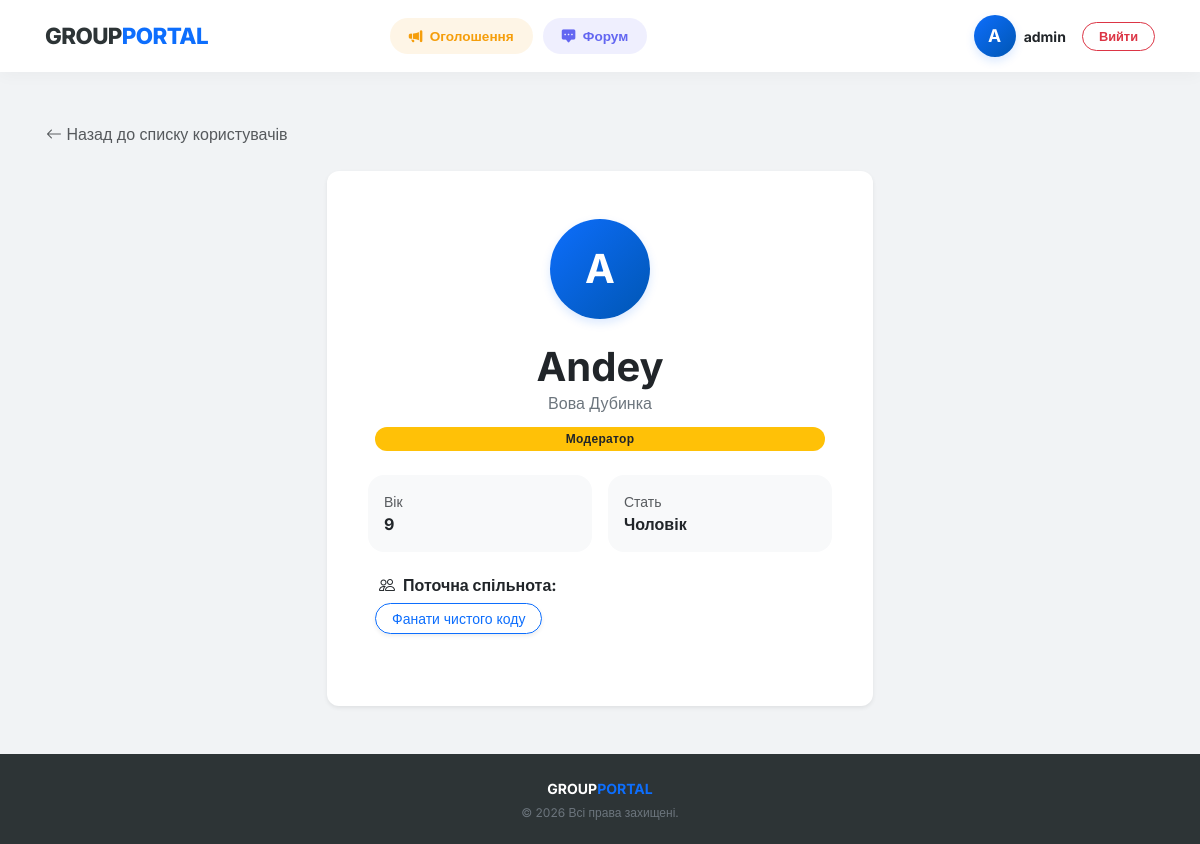
Screenshot of /users/2/ (signed in) with the database file from the repository.
### MainPage/models.py (models this page shows, shortened)
class CustomUser(AbstractUser):
    ROLE_USER = "user"
    ROLE_MODERATOR = "moderator"
    ROLE_ADMIN = "admin"
    GENDER_FEMALE = "female"
    GENDER_MALE = "male"
    ROLE_CHOICES = [
        (ROLE_USER, "Користувач"),
        (ROLE_MODERATOR, "Модератор"),
        (ROLE_ADMIN, "Адміністратор")
    ]
    GENDER_CHOICES = [
        (GENDER_MALE, "Чоловік"),
        (GENDER_FEMALE, "Жінка")
    ]
    age = models.IntegerField(null=True, blank=True)
    gender = models.CharField(max_length=30, choices=GENDER_CHOICES, null=True, blank=True)
    group = models.ForeignKey(Group, on_delete=models.SET_NULL,
                              null=True, blank=True, related_name="members")
    role = models.CharField(max_length=20, choices=ROLE_CHOICES,
                            default=ROLE_USER)
    REQUIRED_FIELDS = ["age", "gender"]
    class Meta:
        verbose_name = "CmUser"
        verbose_name_plural = "CmUsers"
        ordering = ['id']
    @property
    def is_admin(self):
        return self.role == self.ROLE_ADMIN or self.is_superuser
    @property
    def is_moderator(self):
        return self.role == self.ROLE_MODERATOR

class Group(models.Model):
    name = models.CharField(max_length=25, unique=True,
                            validators=[MinLengthValidator(3, message="Назва групи має містити принаймні 3 символи")])
    about = models.TextField(blank=True, null=True)
    class Meta:
        verbose_name = "Group"
        verbose_name_plural = "Groups"

### MainPage/views.py (the view)
# urls.py: path("users/<int:pk>/", UserDetailView.as_view(), name="user-detail"),
class UserDetailView(LoginRequiredMixin, DetailView):
    model = CustomUser
    template_name = "users/user_detail.html"
    context_object_name = "user_object"

### MainPage/templates/users/user_detail.html (shortened to what this page needs)
{% extends 'base.html' %}
{% block content %}
{% if user.is_admin %}
<div class="mb-4">
    <a href="{% url 'user-list' %}" class="btn btn-link text-decoration-none p-0 text-muted small">
        <i class="bi bi-arrow-left"></i> Назад до списку користувачів
    </a>
</div>
{% endif %}
<div class="row justify-content-center">
    <div class="col-md-8 col-lg-6">
        <div class="card border-0 shadow-sm p-4 p-md-5 text-center">
            <div class="avatar-circle mx-auto mb-4" style="width: 100px; height: 100px; font-size: 2.5rem; background: linear-gradient(45deg, #0d6efd, #0dcaf0); color: white; display: flex; align-items: center; justify-content: center; border-radius: 50%;">
                {{ user_object.username|first|upper }}
            </div>
            <h1 class="fw-bold mb-0 text-break">{{ user_object.username }}</h1>
            {% if user_object.first_name or user_object.last_name %}
                <p class="text-secondary mb-1 text-break">{{ user_object.first_name }} {{ user_object.last_name }}</p>
            {% endif %}
            <p class="badge {% if user_object.is_admin %}bg-danger{% elif user_object.is_moderator %}bg-warning text-dark{% else %}bg-secondary{% endif %} rounded-pill mb-4 mt-2">
                {{ user_object.get_role_display }}
            </p>
            <div class="row g-3 text-start mb-4">
                <div class="col-12 col-sm-6">
                    <div class="p-3 bg-light rounded-4 h-100">
                        <small class="text-muted d-block">Вік</small>
                        <span class="fw-bold">{{ user_object.age|default:"—" }}</span>
                    </div>
                </div>
                <div class="col-12 col-sm-6">
                    <div class="p-3 bg-light rounded-4 h-100">
                        <small class="text-muted d-block">Стать</small>
                        <span class="fw-bold no-split">{{ user_object.get_gender_display|default:"—" }}</span>
                    </div>
                </div>
            </div>
            <div class="text-start mb-4">
                <h6 class="fw-bold mb-2 ps-1"><i class="bi bi-people me-2"></i>Поточна спільнота:</h6>
                {% if user_object.group %}
                    <a href="{% url 'group-detail' user_object.group.pk %}"
                       class="btn btn-outline-primary btn-sm rounded-pill px-3 d-inline-block text-truncate shadow-sm"
                       style="max-width: 100%;">
                        {{ user_object.group.name }}
                    </a>
                {% else %}
                    <span class="text-muted small ps-1">Користувач ще не приєднався до жодної групи.</span>
                {% endif %}
            </div>
        </div>
    </div>
</div>
{% endblock %}

### MainPage/templates/includes/header.html (shortened to what this page needs)
<nav class="navbar navbar-expand-lg navbar-light">
    <div class="container">
        <a class="navbar-brand d-flex align-items-center" href="{% url 'group-list' %}">
            GROUP<span class="brand-dot">PORTAL</span>
        </a>
        {% if user.is_authenticated %}
        <div class="collapse navbar-collapse" id="navbarNav">
                <ul class="navbar-nav mx-auto nav-pills-custom mt-3 mt-lg-0">
                    <li class="nav-item">
                        <a class="nav-link nav-link-ads-pill {% if request.resolver_match.url_name == 'advertisement-list' %}active-pill{% endif %}"
                           href="{% url 'advertisement-list' %}">
                            <i class="bi bi-megaphone-fill me-1"></i> Оголошення
                        </a>
                    </li>
                    <li class="nav-item">
                        <a class="nav-link nav-link-forum-pill {% if request.resolver_match.url_name == 'comment-list' %}active-pill{% endif %}"
                           href="{% url 'comment-list' %}">
                            <i class="bi bi-chat-square-dots-fill me-1"></i> Форум
                        </a>
                    </li>
                </ul>
            <div class="d-flex align-items-center ms-auto mt-3 mt-lg-0">
                <div class="d-flex align-items-center me-3">
                    <a href="{% url 'user-detail' user.pk %}" class="text-decoration-none d-flex align-items-center profile-link-header">
                        <div class="avatar-circle avatar-header me-2">
                            {{ user.username|slice:":1"|upper }}
                        </div>
                        <span class="text-dark small fw-bold d-none d-sm-inline-block">
                            {{ user.username }}
                        </span>
                    </a>
                </div>
                <form action="{% url 'logout' %}" method="post" class="m-0">
                    <button type="submit" class="btn btn-outline-danger btn-round py-1 px-3" style="font-size: 0.8rem;">
                        Вийти
                    </button>
                </form>
                {% endif %}
            </div>
        </div>
    </div>
</nav>

### MainPage/static/css/main-css.css (style rules this page uses)
:root { --portal-dark: #2d3436; --portal-primary: #0d6efd; --portal-bg-gray: #f1f3f5; --color-ads: #f59e0b; --color-ads-light: #fef3c7; --color-forum: #6366f1; --color-forum-light: #e0e7ff; }
html { overflow-y: scroll; overflow-x: hidden; }
body { margin: 0 !important; padding: 0 !important; width: 100% !important; font-family: 'Inter', sans-serif; background-color: var(--portal-bg-gray); color: var(--portal-dark); display: flex; flex-direction: column; min-height: 100vh; }
.avatar-header { width: 32px; height: 32px; font-size: 0.9rem; flex-shrink: 0; }
.nav-pills-custom .nav-link { border-radius: 50px; padding: 7px 18px !important; margin: 0 5px; font-size: 0.85rem; font-weight: 600; transition: all 0.2s ease-in-out; border: 1px solid transparent; }
.nav-link-ads-pill { color: var(--color-ads) !important; background-color: rgba(245, 158, 11, 0.1); }
.nav-link-forum-pill { color: var(--color-forum) !important; background-color: rgba(99, 102, 241, 0.1); }
.row { margin-right: -15px !important; margin-left: -15px !important; }
h1, h2, h3, h4, h5, h6, p, span, .card-title, .btn, .text-break { overflow-wrap: break-word !important; word-wrap: break-word !important; word-break: break-word !important; }
.navbar { background-color: #ffffff !important; padding: 0.9rem 0; box-shadow: 0 4px 15px rgba(0,0,0,0.03); width: 100% !important; min-width: 100% !important; left: 0 !important; right: 0 !important; }
.navbar-brand { font-weight: 800; font-size: 1.4rem; letter-spacing: -0.6px; color: var(--portal-dark) !important; }
.brand-dot { color: var(--portal-primary); }
.container { padding-right: 15px !important; padding-left: 15px !important; }
@media (min-width: 1200px) { .container { max-width: 1140px !important; } }
.no-split { white-space: nowrap !important; }
.btn-round { border-radius: 50px; padding: 8px 25px; font-weight: 600; font-size: 0.85rem; transition: all 0.3s ease; }
.card { background-color: #ffffff; border-radius: 12px; }
.avatar-circle { width: 42px; height: 42px; background: linear-gradient(135deg, #0d6efd, #0056b3) !important; color: white !important; border-radius: 50%; display: flex; align-items: center; justify-content: center; font-weight: 700; font-size: 1.1rem; box-shadow: 0 4px 10px rgba(13, 110, 253, 0.15) !important; }
.profile-link-header { transition: opacity 0.2s ease; }
.badge { font-weight: 600; font-size: 0.75rem; letter-spacing: 0.3px; border-radius: 6px; padding: 6px 12px; }

### rows the page displays
CustomUser: username "A", username "admin"
CustomUser: username|first "A", username "Andey", first_name "Вова", last_name "Дубинка", role "Модератор", age "9", gender "Чоловік", group.name "Фанати чистого коду"
